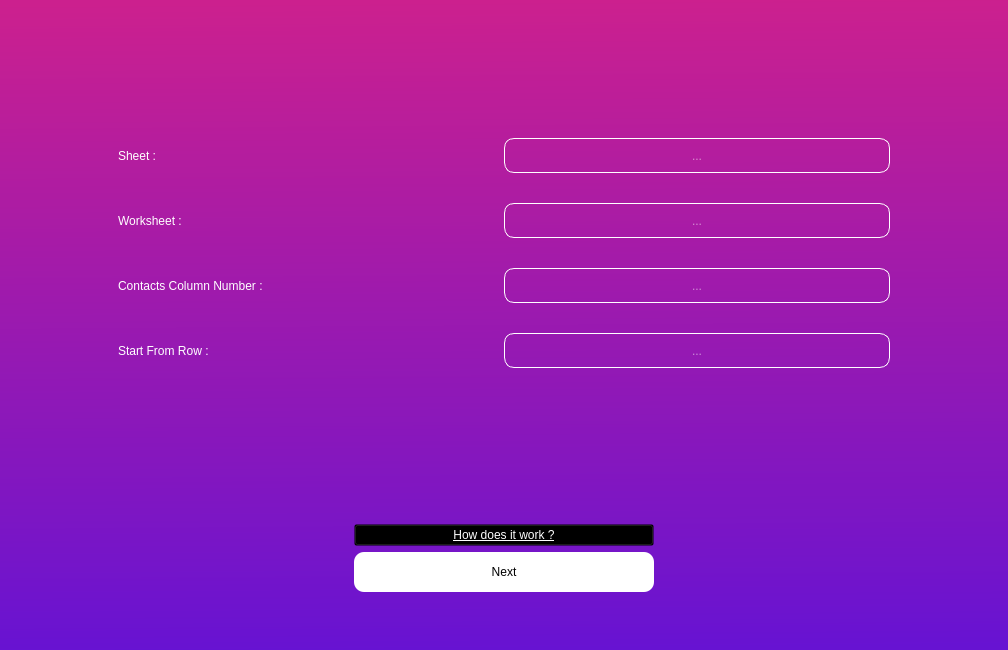
<?xml version="1.0" encoding="UTF-8"?>
<ui version="4.0">
 <class>MainWindow</class>
 <widget class="QMainWindow" name="MainWindow">
  <property name="geometry">
   <rect>
    <x>0</x>
    <y>0</y>
    <width>1008</width>
    <height>650</height>
   </rect>
  </property>
  <property name="windowTitle">
   <string>MainWindow</string>
  </property>
  <widget class="QWidget" name="centralwidget">
   <property name="styleSheet">
    <string notr="true">QWidget#centralwidget{
background: qlineargradient(spread:pad, x1:0.494318, y1:0, x2:0.506, y2:1, stop:0 rgba(204, 32, 142, 255), stop:1 rgba(103, 19, 210, 255));
}
</string>
   </property>
   <layout class="QGridLayout" name="gridLayout">
    <item row="0" column="0">
     <widget class="QStackedWidget" name="stackedWidget">
      <property name="styleSheet">
       <string notr="true">background: transparent;</string>
      </property>
      <property name="currentIndex">
       <number>0</number>
      </property>
      <widget class="QWidget" name="MainPage">
       <layout class="QGridLayout" name="gridLayout_4">
        <item row="0" column="0">
         <layout class="QVBoxLayout" name="InputsLayout">
          <property name="spacing">
           <number>30</number>
          </property>
          <property name="leftMargin">
           <number>100</number>
          </property>
          <property name="rightMargin">
           <number>100</number>
          </property>
          <property name="bottomMargin">
           <number>30</number>
          </property>
          <item>
           <spacer name="Spacer">
            <property name="orientation">
             <enum>Qt::Vertical</enum>
            </property>
            <property name="sizeHint" stdset="0">
             <size>
              <width>20</width>
              <height>40</height>
             </size>
            </property>
           </spacer>
          </item>
          <item>
           <layout class="QHBoxLayout" name="SheetLayout">
            <property name="spacing">
             <number>0</number>
            </property>
            <item>
             <widget class="QLabel" name="SheetLabel">
              <property name="styleSheet">
               <string notr="true">color: rgb(255, 255, 255);
background: transparent;
font: 87 14pt &quot;Segoe UI Black&quot;;</string>
              </property>
              <property name="text">
               <string>Sheet :</string>
              </property>
             </widget>
            </item>
            <item>
             <widget class="QLineEdit" name="Sheet">
              <property name="sizePolicy">
               <sizepolicy hsizetype="Minimum" vsizetype="Fixed">
                <horstretch>0</horstretch>
                <verstretch>0</verstretch>
               </sizepolicy>
              </property>
              <property name="minimumSize">
               <size>
                <width>300</width>
                <height>35</height>
               </size>
              </property>
              <property name="maximumSize">
               <size>
                <width>16777215</width>
                <height>16777215</height>
               </size>
              </property>
              <property name="styleSheet">
               <string notr="true">border: 1px solid white;
border-radius: 10px;
color: white;
font: 15pt &quot;Tw Cen MT Condensed Extra Bold&quot;;
background: transparent;</string>
              </property>
              <property name="alignment">
               <set>Qt::AlignCenter</set>
              </property>
              <property name="placeholderText">
               <string>...</string>
              </property>
             </widget>
            </item>
           </layout>
          </item>
          <item>
           <layout class="QHBoxLayout" name="WorksheetLayout">
            <property name="spacing">
             <number>0</number>
            </property>
            <item>
             <widget class="QLabel" name="WorksheetLabel">
              <property name="styleSheet">
               <string notr="true">color: rgb(255, 255, 255);
background: transparent;
font: 87 14pt &quot;Segoe UI Black&quot;;</string>
              </property>
              <property name="text">
               <string>Worksheet :</string>
              </property>
             </widget>
            </item>
            <item>
             <widget class="QLineEdit" name="Worksheet">
              <property name="sizePolicy">
               <sizepolicy hsizetype="Minimum" vsizetype="Fixed">
                <horstretch>0</horstretch>
                <verstretch>0</verstretch>
               </sizepolicy>
              </property>
              <property name="minimumSize">
               <size>
                <width>300</width>
                <height>35</height>
               </size>
              </property>
              <property name="maximumSize">
               <size>
                <width>16777215</width>
                <height>16777215</height>
               </size>
              </property>
              <property name="styleSheet">
               <string notr="true">border: 1px solid white;
border-radius: 10px;
color: white;
font: 15pt &quot;Tw Cen MT Condensed Extra Bold&quot;;
background: transparent;</string>
              </property>
              <property name="alignment">
               <set>Qt::AlignCenter</set>
              </property>
              <property name="placeholderText">
               <string>...</string>
              </property>
             </widget>
            </item>
           </layout>
          </item>
          <item>
           <layout class="QHBoxLayout" name="ContactsColumnNumberLayout">
            <property name="spacing">
             <number>0</number>
            </property>
            <item>
             <widget class="QLabel" name="ContactsColumnNumberLabel">
              <property name="styleSheet">
               <string notr="true">color: rgb(255, 255, 255);
background: transparent;
font: 87 14pt &quot;Segoe UI Black&quot;;</string>
              </property>
              <property name="text">
               <string>Contacts Column Number :</string>
              </property>
             </widget>
            </item>
            <item>
             <widget class="QLineEdit" name="ContactsColumnNumber">
              <property name="sizePolicy">
               <sizepolicy hsizetype="Minimum" vsizetype="Fixed">
                <horstretch>0</horstretch>
                <verstretch>0</verstretch>
               </sizepolicy>
              </property>
              <property name="minimumSize">
               <size>
                <width>300</width>
                <height>35</height>
               </size>
              </property>
              <property name="maximumSize">
               <size>
                <width>16777215</width>
                <height>16777215</height>
               </size>
              </property>
              <property name="styleSheet">
               <string notr="true">border: 1px solid white;
border-radius: 10px;
color: white;
font: 15pt &quot;Tw Cen MT Condensed Extra Bold&quot;;
background: transparent;</string>
              </property>
              <property name="alignment">
               <set>Qt::AlignCenter</set>
              </property>
              <property name="placeholderText">
               <string>...</string>
              </property>
             </widget>
            </item>
           </layout>
          </item>
          <item>
           <layout class="QHBoxLayout" name="StartFromRowLayout">
            <property name="spacing">
             <number>0</number>
            </property>
            <item>
             <widget class="QLabel" name="StartFromRowLabel">
              <property name="styleSheet">
               <string notr="true">color: rgb(255, 255, 255);
background: transparent;
font: 87 14pt &quot;Segoe UI Black&quot;;</string>
              </property>
              <property name="text">
               <string>Start From Row :</string>
              </property>
             </widget>
            </item>
            <item>
             <widget class="QLineEdit" name="StartFromRow">
              <property name="sizePolicy">
               <sizepolicy hsizetype="Minimum" vsizetype="Fixed">
                <horstretch>0</horstretch>
                <verstretch>0</verstretch>
               </sizepolicy>
              </property>
              <property name="minimumSize">
               <size>
                <width>300</width>
                <height>35</height>
               </size>
              </property>
              <property name="maximumSize">
               <size>
                <width>16777215</width>
                <height>16777215</height>
               </size>
              </property>
              <property name="styleSheet">
               <string notr="true">border: 1px solid white;
border-radius: 10px;
color: white;
font: 15pt &quot;Tw Cen MT Condensed Extra Bold&quot;;
background: transparent;</string>
              </property>
              <property name="alignment">
               <set>Qt::AlignCenter</set>
              </property>
              <property name="placeholderText">
               <string>...</string>
              </property>
             </widget>
            </item>
           </layout>
          </item>
          <item>
           <spacer name="Spacer_2">
            <property name="orientation">
             <enum>Qt::Vertical</enum>
            </property>
            <property name="sizeHint" stdset="0">
             <size>
              <width>20</width>
              <height>40</height>
             </size>
            </property>
           </spacer>
          </item>
         </layout>
        </item>
        <item row="1" column="0">
         <layout class="QHBoxLayout" name="NextToMessageLayout">
          <property name="bottomMargin">
           <number>40</number>
          </property>
          <item>
           <spacer name="Spacer_3">
            <property name="orientation">
             <enum>Qt::Horizontal</enum>
            </property>
            <property name="sizeHint" stdset="0">
             <size>
              <width>40</width>
              <height>20</height>
             </size>
            </property>
           </spacer>
          </item>
          <item>
           <layout class="QVBoxLayout" name="NextToMessageButtonLayout">
            <item>
             <widget class="QPushButton" name="HowDoesItWorkButton">
              <property name="cursor">
               <cursorShape>PointingHandCursor</cursorShape>
              </property>
              <property name="styleSheet">
               <string notr="true">color: rgb(255, 255, 255);
font: 9pt &quot;MS Sans Serif&quot;;
text-decoration: underline;</string>
              </property>
              <property name="text">
               <string>How does it work ?</string>
              </property>
             </widget>
            </item>
            <item>
             <widget class="QPushButton" name="NextToMessagePageButton">
              <property name="minimumSize">
               <size>
                <width>300</width>
                <height>40</height>
               </size>
              </property>
              <property name="cursor">
               <cursorShape>PointingHandCursor</cursorShape>
              </property>
              <property name="styleSheet">
               <string notr="true">QPushButton#NextToMessagePageButton{
	border: none;
	background-color: #fff;
	border-radius: 10px;
	color: #000
}
QPushButton#NextToMessagePageButton::hover{
	background-color: transparent;
	border: 1px solid #fff;
	color: #fff;
}</string>
              </property>
              <property name="text">
               <string>Next</string>
              </property>
             </widget>
            </item>
           </layout>
          </item>
          <item>
           <spacer name="Spacer_4">
            <property name="orientation">
             <enum>Qt::Horizontal</enum>
            </property>
            <property name="sizeHint" stdset="0">
             <size>
              <width>40</width>
              <height>20</height>
             </size>
            </property>
           </spacer>
          </item>
         </layout>
        </item>
       </layout>
      </widget>
      <widget class="QWidget" name="MessagePage">
       <layout class="QGridLayout" name="gridLayout_3">
        <item row="0" column="0">
         <layout class="QVBoxLayout" name="MessageInputLayout">
          <property name="spacing">
           <number>50</number>
          </property>
          <property name="topMargin">
           <number>20</number>
          </property>
          <property name="bottomMargin">
           <number>20</number>
          </property>
          <item>
           <layout class="QVBoxLayout" name="ChooseImageLayout">
            <property name="spacing">
             <number>6</number>
            </property>
            <property name="bottomMargin">
             <number>0</number>
            </property>
            <item>
             <widget class="QLabel" name="ChooseImageLabel">
              <property name="styleSheet">
               <string notr="true">color: rgb(255, 255, 255);
background: transparent;
font: 87 14pt &quot;Segoe UI Black&quot;;</string>
              </property>
              <property name="text">
               <string>Choose Image :</string>
              </property>
              <property name="alignment">
               <set>Qt::AlignCenter</set>
              </property>
             </widget>
            </item>
            <item>
             <widget class="QPushButton" name="ChooseImageButton">
              <property name="minimumSize">
               <size>
                <width>300</width>
                <height>40</height>
               </size>
              </property>
              <property name="cursor">
               <cursorShape>PointingHandCursor</cursorShape>
              </property>
              <property name="styleSheet">
               <string notr="true">QPushButton#ChooseImageButton{
	border: none;
	background-color: #fff;
	border-radius: 10px;
	color: #000
}
QPushButton#ChooseImageButton::hover{
	background-color: transparent;
	border: 1px solid #fff;
	color: #fff;
}</string>
              </property>
              <property name="text">
               <string>...</string>
              </property>
             </widget>
            </item>
           </layout>
          </item>
          <item>
           <layout class="QVBoxLayout" name="MessageLayout">
            <property name="spacing">
             <number>6</number>
            </property>
            <item>
             <widget class="QLabel" name="WriteYourMessageLabel">
              <property name="styleSheet">
               <string notr="true">color: rgb(255, 255, 255);
background: transparent;
font: 87 14pt &quot;Segoe UI Black&quot;;</string>
              </property>
              <property name="text">
               <string>Write Your Message :</string>
              </property>
              <property name="alignment">
               <set>Qt::AlignCenter</set>
              </property>
             </widget>
            </item>
            <item>
             <widget class="QPlainTextEdit" name="Message">
              <property name="styleSheet">
               <string notr="true">background: white;
border: none;
border-radius: 10px;
font: 87 11pt &quot;Segoe UI Black&quot;;</string>
              </property>
             </widget>
            </item>
           </layout>
          </item>
         </layout>
        </item>
        <item row="1" column="0">
         <layout class="QHBoxLayout" name="NextToShareLayout">
          <property name="bottomMargin">
           <number>40</number>
          </property>
          <item>
           <spacer name="Spacer_5">
            <property name="orientation">
             <enum>Qt::Horizontal</enum>
            </property>
            <property name="sizeHint" stdset="0">
             <size>
              <width>40</width>
              <height>20</height>
             </size>
            </property>
           </spacer>
          </item>
          <item>
           <widget class="QPushButton" name="BackToMainPageButton">
            <property name="minimumSize">
             <size>
              <width>300</width>
              <height>40</height>
             </size>
            </property>
            <property name="cursor">
             <cursorShape>PointingHandCursor</cursorShape>
            </property>
            <property name="styleSheet">
             <string notr="true">QPushButton#BackToMainPageButton{
	border: none;
	background-color: #fff;
	border-radius: 10px;
	color: #000
}
QPushButton#BackToMainPageButton::hover{
	background-color: transparent;
	border: 1px solid #fff;
	color: #fff;
}</string>
            </property>
            <property name="text">
             <string>Back</string>
            </property>
           </widget>
          </item>
          <item>
           <widget class="QPushButton" name="NextToSharePageButton">
            <property name="minimumSize">
             <size>
              <width>300</width>
              <height>40</height>
             </size>
            </property>
            <property name="cursor">
             <cursorShape>PointingHandCursor</cursorShape>
            </property>
            <property name="styleSheet">
             <string notr="true">QPushButton#NextToSharePageButton{
	border: none;
	background-color: #fff;
	border-radius: 10px;
	color: #000
}
QPushButton#NextToSharePageButton::hover{
	background-color: transparent;
	border: 1px solid #fff;
	color: #fff;
}</string>
            </property>
            <property name="text">
             <string>Next</string>
            </property>
           </widget>
          </item>
          <item>
           <spacer name="Spacer_6">
            <property name="orientation">
             <enum>Qt::Horizontal</enum>
            </property>
            <property name="sizeHint" stdset="0">
             <size>
              <width>40</width>
              <height>20</height>
             </size>
            </property>
           </spacer>
          </item>
         </layout>
        </item>
       </layout>
      </widget>
      <widget class="QWidget" name="ShareEmailPage">
       <layout class="QGridLayout" name="gridLayout_5">
        <item row="2" column="0">
         <spacer name="Spacer_7">
          <property name="orientation">
           <enum>Qt::Vertical</enum>
          </property>
          <property name="sizeHint" stdset="0">
           <size>
            <width>20</width>
            <height>40</height>
           </size>
          </property>
         </spacer>
        </item>
        <item row="1" column="0">
         <layout class="QVBoxLayout" name="ShareEmailLayout">
          <property name="spacing">
           <number>60</number>
          </property>
          <item>
           <widget class="QLabel" name="ShareEmailLabel">
            <property name="styleSheet">
             <string notr="true">color: rgb(255, 255, 255);
background: transparent;
font: 87 14pt &quot;Segoe UI Black&quot;;</string>
            </property>
            <property name="text">
             <string>Please Share The Program's Email to the sheet :</string>
            </property>
            <property name="alignment">
             <set>Qt::AlignCenter</set>
            </property>
           </widget>
          </item>
          <item>
           <widget class="QPushButton" name="CopyEmailButton">
            <property name="minimumSize">
             <size>
              <width>300</width>
              <height>40</height>
             </size>
            </property>
            <property name="cursor">
             <cursorShape>PointingHandCursor</cursorShape>
            </property>
            <property name="styleSheet">
             <string notr="true">QPushButton#CopyEmailButton{
	border: none;
	background-color: #fff;
	border-radius: 10px;
	color: #000
}
QPushButton#CopyEmailButton::hover{
	background-color: transparent;
	border: 1px solid #fff;
	color: #fff;
}</string>
            </property>
            <property name="text">
             <string>Copy Email</string>
            </property>
           </widget>
          </item>
         </layout>
        </item>
        <item row="3" column="0">
         <layout class="QHBoxLayout" name="StartLayout">
          <property name="bottomMargin">
           <number>40</number>
          </property>
          <item>
           <spacer name="Spacer_10">
            <property name="orientation">
             <enum>Qt::Horizontal</enum>
            </property>
            <property name="sizeHint" stdset="0">
             <size>
              <width>40</width>
              <height>20</height>
             </size>
            </property>
           </spacer>
          </item>
          <item>
           <widget class="QPushButton" name="BackToMesaagePageButton">
            <property name="minimumSize">
             <size>
              <width>300</width>
              <height>40</height>
             </size>
            </property>
            <property name="cursor">
             <cursorShape>PointingHandCursor</cursorShape>
            </property>
            <property name="styleSheet">
             <string notr="true">QPushButton#BackToMesaagePageButton{
	border: none;
	background-color: #fff;
	border-radius: 10px;
	color: #000
}
QPushButton#BackToMesaagePageButton::hover{
	background-color: transparent;
	border: 1px solid #fff;
	color: #fff;
}</string>
            </property>
            <property name="text">
             <string>Back</string>
            </property>
           </widget>
          </item>
          <item>
           <widget class="QPushButton" name="StartButton">
            <property name="minimumSize">
             <size>
              <width>300</width>
              <height>40</height>
             </size>
            </property>
            <property name="cursor">
             <cursorShape>PointingHandCursor</cursorShape>
            </property>
            <property name="styleSheet">
             <string notr="true">QPushButton#StartButton{
	border: none;
	background-color: #fff;
	border-radius: 10px;
	color: #000
}
QPushButton#StartButton::hover{
	background-color: transparent;
	border: 1px solid #fff;
	color: #fff;
}</string>
            </property>
            <property name="text">
             <string>Start</string>
            </property>
           </widget>
          </item>
          <item>
           <spacer name="Spacer_9">
            <property name="orientation">
             <enum>Qt::Horizontal</enum>
            </property>
            <property name="sizeHint" stdset="0">
             <size>
              <width>40</width>
              <height>20</height>
             </size>
            </property>
           </spacer>
          </item>
         </layout>
        </item>
        <item row="0" column="0">
         <spacer name="Spacer_8">
          <property name="orientation">
           <enum>Qt::Vertical</enum>
          </property>
          <property name="sizeHint" stdset="0">
           <size>
            <width>20</width>
            <height>40</height>
           </size>
          </property>
         </spacer>
        </item>
       </layout>
      </widget>
      <widget class="QWidget" name="StatusPage">
       <layout class="QGridLayout" name="gridLayout_2">
        <item row="0" column="0">
         <spacer name="Spacer_13">
          <property name="orientation">
           <enum>Qt::Vertical</enum>
          </property>
          <property name="sizeHint" stdset="0">
           <size>
            <width>20</width>
            <height>40</height>
           </size>
          </property>
         </spacer>
        </item>
        <item row="1" column="0">
         <layout class="QVBoxLayout" name="StatusLayout">
          <property name="spacing">
           <number>50</number>
          </property>
          <item>
           <widget class="QLabel" name="WorkingLabel">
            <property name="styleSheet">
             <string notr="true">color: rgb(255, 255, 255);
background: transparent;
font: 87 14pt &quot;Segoe UI Black&quot;;</string>
            </property>
            <property name="text">
             <string>Working ...</string>
            </property>
            <property name="alignment">
             <set>Qt::AlignCenter</set>
            </property>
           </widget>
          </item>
          <item>
           <widget class="QLabel" name="CurrentNumberLabel">
            <property name="styleSheet">
             <string notr="true">color: rgb(255, 255, 255);
background: transparent;
font: 87 14pt &quot;Segoe UI Black&quot;;</string>
            </property>
            <property name="text">
             <string>Current Number :</string>
            </property>
            <property name="alignment">
             <set>Qt::AlignCenter</set>
            </property>
           </widget>
          </item>
         </layout>
        </item>
        <item row="2" column="0">
         <spacer name="Spacer_14">
          <property name="orientation">
           <enum>Qt::Vertical</enum>
          </property>
          <property name="sizeHint" stdset="0">
           <size>
            <width>20</width>
            <height>40</height>
           </size>
          </property>
         </spacer>
        </item>
        <item row="3" column="0">
         <layout class="QHBoxLayout" name="BackButtonLayout">
          <property name="bottomMargin">
           <number>40</number>
          </property>
          <item>
           <spacer name="Spacer_11">
            <property name="orientation">
             <enum>Qt::Horizontal</enum>
            </property>
            <property name="sizeHint" stdset="0">
             <size>
              <width>40</width>
              <height>20</height>
             </size>
            </property>
           </spacer>
          </item>
          <item>
           <widget class="QPushButton" name="BackButton">
            <property name="minimumSize">
             <size>
              <width>300</width>
              <height>40</height>
             </size>
            </property>
            <property name="cursor">
             <cursorShape>PointingHandCursor</cursorShape>
            </property>
            <property name="styleSheet">
             <string notr="true">QPushButton#BackButton{
	border: none;
	background-color: #fff;
	border-radius: 10px;
	color: #000
}
QPushButton#BackButton::hover{
	background-color: transparent;
	border: 1px solid #fff;
	color: #fff;
}</string>
            </property>
            <property name="text">
             <string>Back</string>
            </property>
           </widget>
          </item>
          <item>
           <spacer name="Spacer_12">
            <property name="orientation">
             <enum>Qt::Horizontal</enum>
            </property>
            <property name="sizeHint" stdset="0">
             <size>
              <width>40</width>
              <height>20</height>
             </size>
            </property>
           </spacer>
          </item>
         </layout>
        </item>
       </layout>
      </widget>
     </widget>
    </item>
   </layout>
  </widget>
 </widget>
 <resources/>
 <connections/>
</ui>
